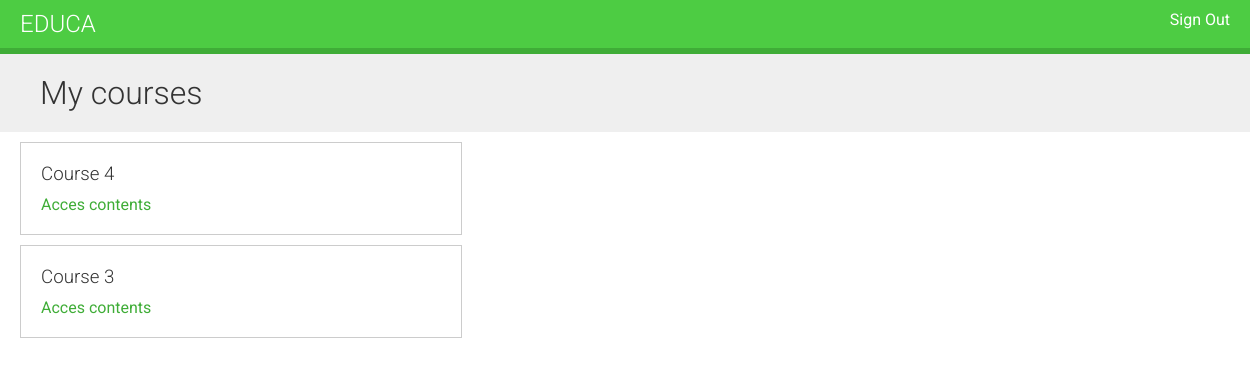
/students/courses/ (signed in), run on an earlier commit of the app's database.
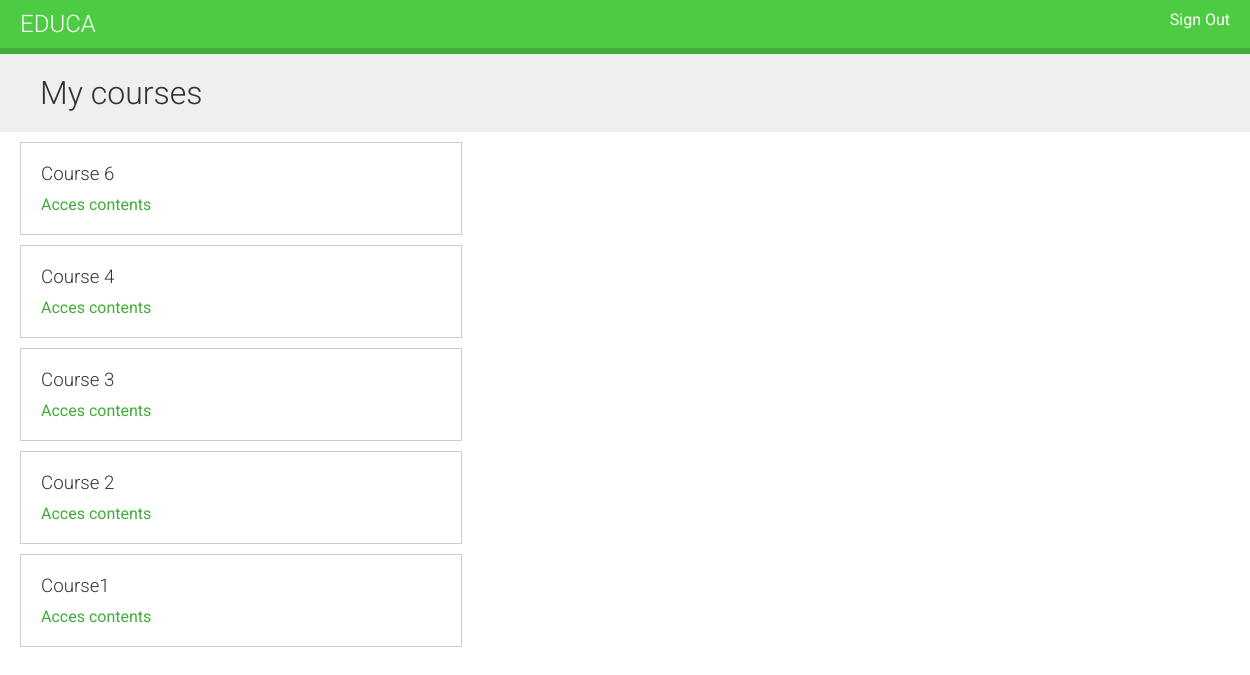
And on a later commit of the database.
### courses/models.py (models this page shows, shortened)
class Course(models.Model):
    owner = models.ForeignKey(User, related_name='courses_created', on_delete=models.CASCADE)
    subject = models.ForeignKey(Subject, related_name='courses', on_delete=models.CASCADE)
    title = models.CharField(max_length=200)
    slug = models.SlugField(max_length=200, unique=True)
    overview = models.TextField()
    created = models.DateTimeField(auto_now_add=True)
    students = models.ManyToManyField(User, related_name='courses_joined', blank=True)
    class Meta:
        ordering = ['-created']

### students/views.py (the view)
# urls.py: path('courses/', views.StudentCourseListView.as_view(), name='student_course_list'),
class StudentCourseListView(LoginRequiredMixin, ListView):
    model = Course
    template_name = 'students/course/list.html'
    def get_queryset(self):
        qs = super().get_queryset()
        return qs.filter(students__in=[self.request.user])

### students/templates/students/course/list.html (shortened to what this page needs)
{% extends "base.html" %}
{% block content %}
    <h1>My courses</h1>
    <div class="module">
        {% for course in object_list %}
            <div class="course-info">
                <h3>{{ course.title }}</h3>
                <p><a href="{% url 'student_course_detail' course.id %}">Acces contents</a></p>
            </div>
        {% empty %}
            <p>
                You are not enrolled in any courses yet.
                <a href="{% url 'course_list' %}">Browse courses</a>
                to enroll in a course.
            </p>
        {% endfor %}
    </div>
{% endblock %}

What changed in the data, as far as the page shows it:
added Course: title "Course 6"
now on this page (row unchanged): Course: title "Course 2"
now on this page (row unchanged): Course: title "Course1"
